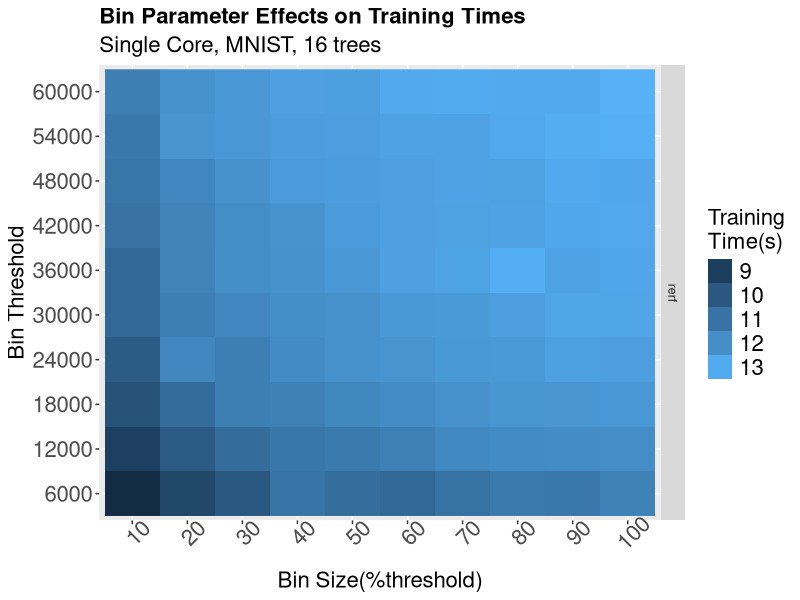
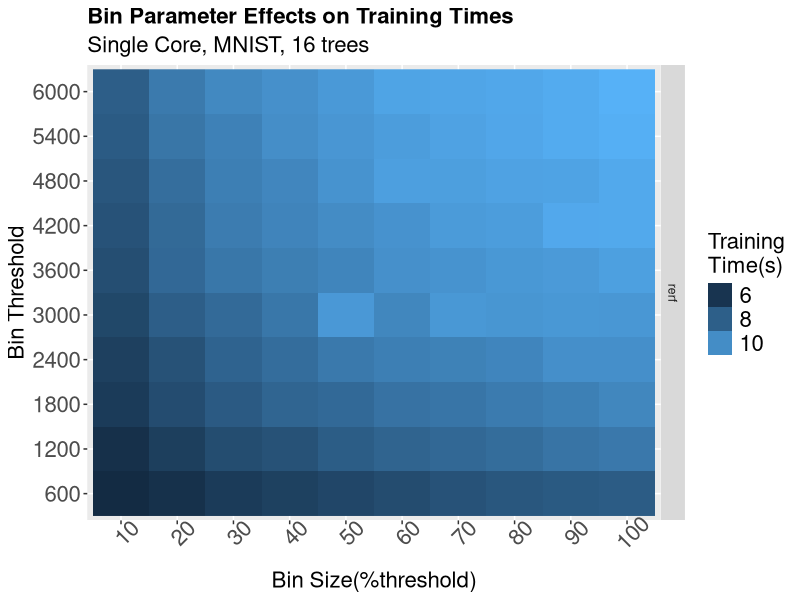
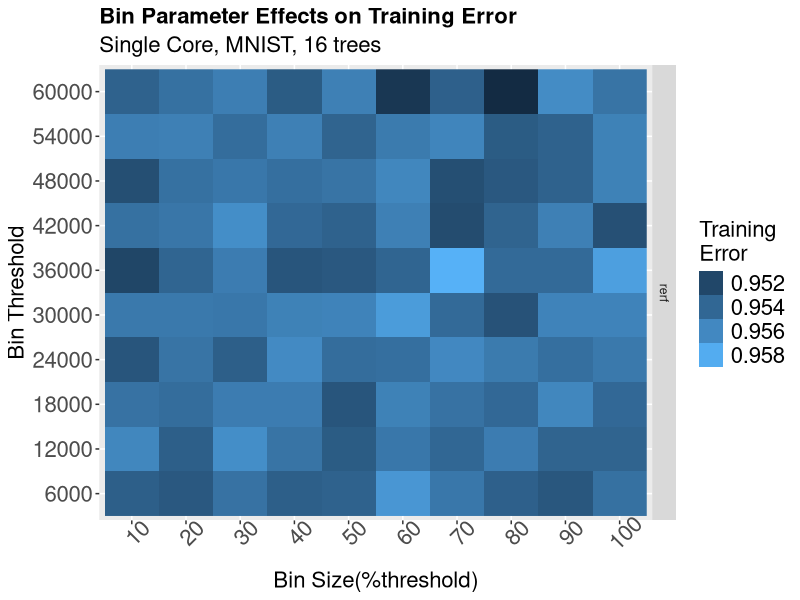
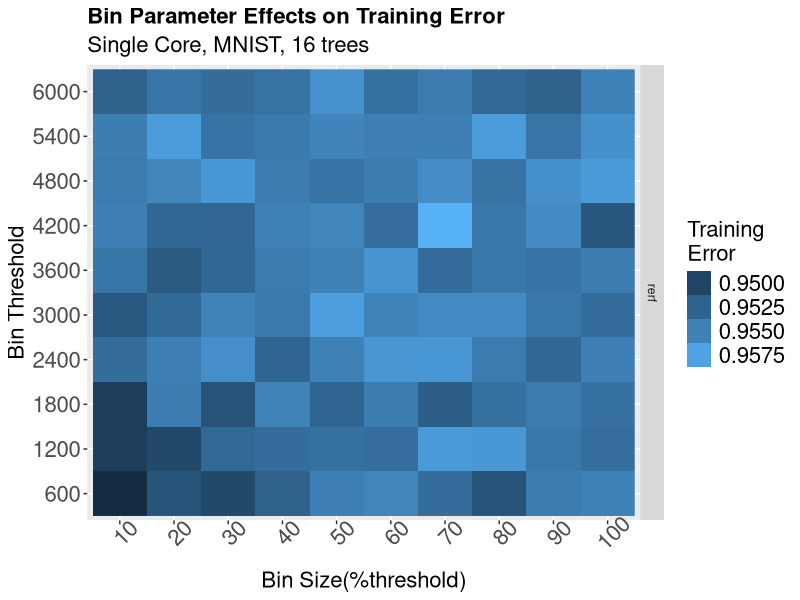

Here is the R script that generated these plots, in order:
# ---
# title: "Accuracy as number of samples grows"
# author: "James Browne"
# date: "May 16 2017"
#output: html_document
# ---

library(ggplot2)
library(plyr)

data_summary <- function(data, varname, groupnames){
	      require(plyr)
  summary_func <- function(x, col){
		          c(mean = median(x[[col]], na.rm=TRUE),
								                  sd = sd(x[[col]], na.rm=TRUE))
	    }
	    data_sum<-ddply(data, groupnames, .fun=summary_func,
											                                      varname)
	    data_sum <- rename(data_sum, c("mean" = varname))
			     return(data_sum)
}


leg <- theme(legend.text = element_text(size = 16), legend.title=element_text(size = 16), plot.title = element_text(size = 16,  face="bold"), plot.subtitle = element_text(size = 16),axis.title.x = element_text(size=16), axis.text.x = element_text(size=16), axis.title.y = element_text(size=16), axis.text.y = element_text(size=16))
#leg <- theme(legend.text = element_text(size = 16), legend.title=element_blank(), plot.title = element_text(size = 16,  face="bold"), plot.subtitle = element_text(size = 16),axis.title.x = element_text(size=16), axis.text.x = element_text(size=16), axis.title.y = element_text(size=16), axis.text.y = element_text(size=16))



mydata <- read.csv(file="benchBig.csv", header=FALSE, sep=",")
colnames(mydata) <- c("Dataset", "System", "Threads", "TrainingTime","error","BinThreshold","BinSize")
mydata[,7] <- mydata[,7]/mydata[,6]
mydata[,7] <- as.factor(as.integer(mydata[,7]*100))
mydata[,6] <- as.factor(mydata[,6])
mydata <- data_summary(mydata,varname="TrainingTime",groupnames=c("Dataset","System","BinThreshold", "BinSize"))

png(filename="benchBigTTime.png")
p <- ggplot(mydata, aes(BinSize, BinThreshold, fill=TrainingTime)) + geom_raster()
p <- p + guides(fill = guide_legend(title="Training\nTime(s)"))
p <- p +leg + labs(title="Bin Parameter Effects on Training Times", x="Bin Size(%threshold)", y="Bin Threshold", subtitle=paste("Single Core, MNIST, 16 trees"))
p <- p + theme(axis.text.x = element_text(angle = 45, hjust = .5))
p <- p + facet_grid(System ~ .)
print(p)
dev.off()


mydata <- read.csv(file="smallBench.csv", header=FALSE, sep=",")
colnames(mydata) <- c("Dataset", "System", "Threads", "TrainingTime","error","BinThreshold","BinSize")
mydata[,7] <- mydata[,7]/mydata[,6]
mydata[,7] <- as.factor(as.integer(mydata[,7]*100))
mydata[,6] <- as.factor(mydata[,6])
mydata <- data_summary(mydata,varname="TrainingTime",groupnames=c("Dataset","System","BinThreshold", "BinSize"))

png(filename="benchSmallTTime.png")
p <- ggplot(mydata, aes(BinSize, BinThreshold, fill=TrainingTime)) + geom_raster()
p <- p + guides(fill = guide_legend(title="Training\nTime(s)"))
p <- p +leg + labs(title="Bin Parameter Effects on Training Times", x="Bin Size(%threshold)", y="Bin Threshold", subtitle=paste("Single Core, MNIST, 16 trees"))
p <- p + theme(axis.text.x = element_text(angle = 45, hjust = .5))
p <- p + facet_grid(System ~ .)
print(p)
dev.off()

##################################################################
##################################################################

mydata <- read.csv(file="benchBig.csv", header=FALSE, sep=",")
colnames(mydata) <- c("Dataset", "System", "Threads", "TrainingTime","error","BinThreshold","BinSize")
mydata[,7] <- mydata[,7]/mydata[,6]
mydata[,7] <- as.factor(as.integer(mydata[,7]*100))
mydata[,6] <- as.factor(mydata[,6])
mydata[,5] <- mydata[,5]
mydata <- data_summary(mydata,varname="error",groupnames=c("Dataset","System","BinThreshold", "BinSize"))

png(filename="benchBigError.png")
p <- ggplot(mydata, aes(BinSize, BinThreshold, fill=error)) + geom_raster()
p <- p + guides(fill = guide_legend(title="Training\nError"))
p <- p +leg + labs(title="Bin Parameter Effects on Training Error", x="Bin Size(%threshold)", y="Bin Threshold", subtitle=paste("Single Core, MNIST, 16 trees"))
p <- p + theme(axis.text.x = element_text(angle = 45, hjust = .5))
p <- p + facet_grid(System ~ .)
print(p)
dev.off()


mydata <- read.csv(file="smallBench.csv", header=FALSE, sep=",")
colnames(mydata) <- c("Dataset", "System", "Threads", "TrainingTime","error","BinThreshold","BinSize")
mydata[,7] <- mydata[,7]/mydata[,6]
mydata[,7] <- as.factor(as.integer(mydata[,7]*100))
mydata[,6] <- as.factor(mydata[,6])
mydata[,5] <- mydata[,5]
mydata <- data_summary(mydata,varname="error",groupnames=c("Dataset","System","BinThreshold", "BinSize"))

png(filename="benchSmallError.png")
p <- ggplot(mydata, aes(BinSize, BinThreshold, fill=error)) + geom_raster()
p <- p + guides(fill = guide_legend(title="Training\nError"))
p <- p +leg + labs(title="Bin Parameter Effects on Training Error", x="Bin Size(%threshold)", y="Bin Threshold", subtitle=paste("Single Core, MNIST, 16 trees"))
p <- p + theme(axis.text.x = element_text(angle = 45, hjust = .5))
p <- p + facet_grid(System ~ .)
print(p)
dev.off()

